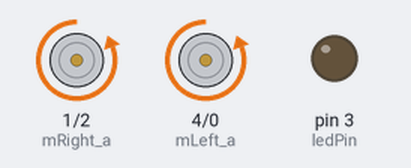
A sketch run on a simulated Arduino Uno, built with avr-gcc and run on an emulated ATmega328P. Shown: motor-driver pin pairs drawn as motors (green arrow = first pin HIGH = forward, orange = second pin HIGH = backward, longer = more drive), output pins drawn as LEDs (lit = HIGH). Random numbers use the default seed unless the sketch sets one.

Above: at 0.8 s.
Timing chart, 0 to 3.6 s (numbered marks = the images above):
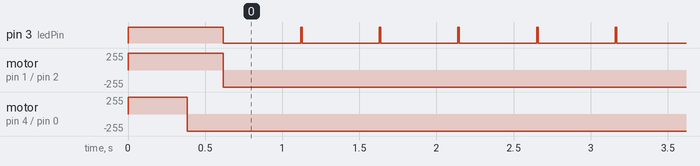

The sketch:

arduino_sells.ino
```cpp
/* Sells Robot Control Program

   Adrian
   RepRapPro Ltd
   4 January 2015

   ATTiny version
   29 June 2016

   Bump switch resets the processor

 */


const int ledPin =  3;      // the number of the LED pin

// The motors are each connected to two digital output pins, which
// can then be driven like an H bridge.

const int mLeft_a = 4;
const int mLeft_b = 0;
const int mRight_a = 1;
const int mRight_b = 2;
const int tick = 100;
//const int bump = 9;
long time;
const int flash = 10;
const int freq = 500;
const int leftPWM = 170;
const int rightPWM = 255;

// Set the drive direction

void Go(bool forward)
{
  if(forward)
  {
    digitalWrite(mLeft_a, 0);
    //digitalWrite(mLeft_b, 1);
    analogWrite(mLeft_b, leftPWM);
    //digitalWrite(mRight_a, 0);
    analogWrite(mRight_a, 255 - rightPWM);
    digitalWrite(mRight_b, 1);
  } else
  {
    //digitalWrite(mLeft_b, 0);
    analogWrite(mLeft_b, 255 - leftPWM);
    digitalWrite(mLeft_a, 1);
    digitalWrite(mRight_b, 0);
    //digitalWrite(mRight_a, 1);
    analogWrite(mRight_a, rightPWM);
  }
}

void Spin(bool anti)
{
  if(anti)
  {
    digitalWrite(mLeft_a, 0);
    //digitalWrite(mLeft_b, 1);
    analogWrite(mLeft_b, leftPWM);
    digitalWrite(mRight_b, 0);
    //digitalWrite(mRight_a, 1);
    analogWrite(mRight_a, rightPWM);
  } else
  {
    //digitalWrite(mLeft_b, 1);
    analogWrite(mLeft_b, 255 - leftPWM);
    digitalWrite(mLeft_a, 1);
    //digitalWrite(mRight_a, 1);
    analogWrite(mRight_a, 255 - rightPWM);
    digitalWrite(mRight_b, 1);
  }
}

void Hit()
{
  digitalWrite(ledPin, true);
  Go(false);
  delay(tick + random(3*tick));
  Spin(random(2));
  delay(tick + random(3*tick));
  Go(true);
  time = millis()+freq;
  digitalWrite(ledPin, false);
}

void setup()
{
  randomSeed(analogRead(A0));
  pinMode(ledPin, OUTPUT);
  pinMode(mLeft_a, OUTPUT);
  pinMode(mLeft_b, OUTPUT);
  pinMode(mRight_a, OUTPUT);
  pinMode(mRight_b, OUTPUT);
//  pinMode(bump, INPUT_PULLUP);
//  Go(true);
  time = millis()+freq;
  digitalWrite(ledPin, false);
  Hit();
}

void loop()
{
//  if(!digitalRead(bump))
//    Hit();
  if(millis() > time)
  {
     if(digitalRead(ledPin))
     {
       digitalWrite(ledPin, false);
       time += freq;
     } else
     {
       digitalWrite(ledPin, true);
       time += flash;
     }
  }
}
```

Measured:
- by itself, pin 3 (ledPin): alternates HIGH for 0.01 s and LOW for 0.50 s
